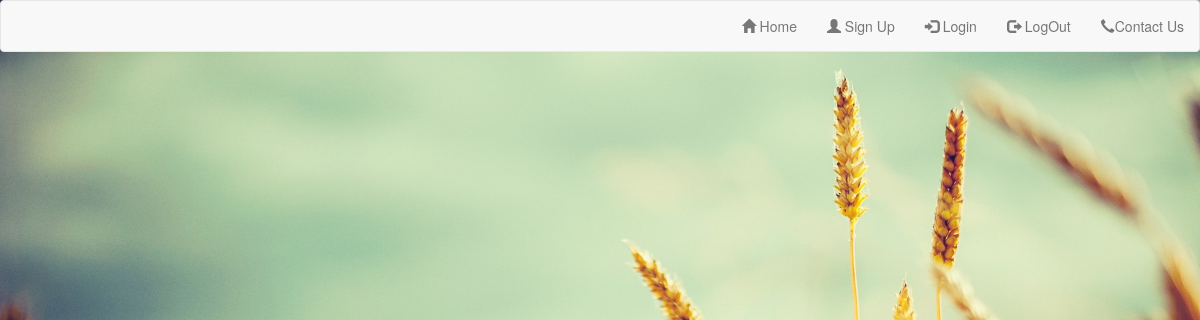
/Crops/search_wheat_buy.php, run on an earlier commit of the app's database.
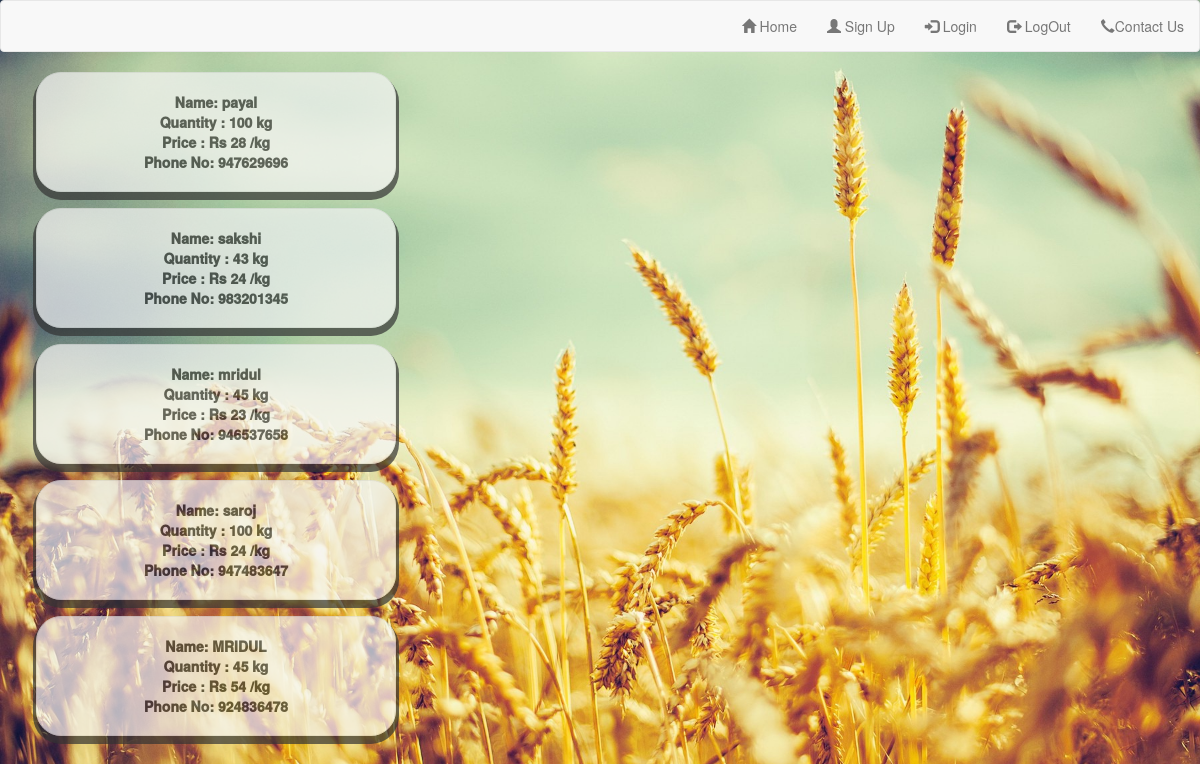
And on a later commit of the database.
### tables this page shows
CREATE TABLE IF NOT EXISTS `crop_buyer` (
`user_id` int(11) NOT NULL,
  `name` varchar(50) NOT NULL,
  `phone_no` int(11) NOT NULL,
  `crop_name` varchar(44) NOT NULL,
  `quantity` int(11) NOT NULL,
  `price` int(11) NOT NULL
);

### Crops/search_wheat_buy.php (the view, shortened to what this page needs)
<html lang="en">
<head>
    <link rel="stylesheet" type="text/css" href="../Assets/css/style.css"/>
    <link rel="stylesheet" href="css/style.css">
    <link rel="stylesheet" href="https://maxcdn.bootstrapcdn.com/bootstrap/3.3.7/css/bootstrap.min.css">
    <link rel="stylesheet" href="https://cdnjs.cloudflare.com/ajax/libs/font-awesome/4.7.0/css/font-awesome.min.css">
</head>
<body>
<nav class="navbar navbar-default">
    <div class="container-fluid">
        <ul class="nav navbar-nav navbar-right">
             <li><a href="../index.php"><span class="glyphicon glyphicon-home"></span> Home</a></li>
                <li><a href="SignUp/index.php"><span class="glyphicon glyphicon-user"></span> Sign Up</a></li>
                <li><a href="../SignIn/index.php"><span class="glyphicon glyphicon-log-in"></span> Login</a></li>
                <li><a href="../SignOut/index.php"><span class="glyphicon glyphicon-log-out"></span> LogOut</a></li>
                <li><a href=" ../ContactUs/index.php "><span class="glyphicon glyphicon-earphone"></span>Contact Us</a></li>
        </ul>
    </div>
</nav>
    <?php
        $con = mysqli_connect("localhost","root","","agriculture");
        $query1 = mysqli_query($con," SELECT * FROM crop_buyer where crop_name='rice' ");
                                            while($row=mysqli_fetch_array($query1))
                                             {
                                      ?>
        <div class="well">
            <?php echo " Name: "." $row[name] <br>";?>
            <?php echo " Quantity : "." $row[quantity] kg<br>";?>
            <?php echo " Price : Rs "." $row[price] /kg<br>";?>
            <?php echo " Phone No: "." $row[phone_no] <br>";?>
        </div>
        <?php
                 }
        ?>
</body>
</html>

What changed in the data, as far as the page shows it:
now on this page (row edited): crop_buyer: name "payal", quantity "100", price "28", phone_no "947629696"
added crop_buyer: name "sakshi", quantity "43", price "24", phone_no "983201345"
added crop_buyer: name "mridul", quantity "45", price "23", phone_no "946537658"
added crop_buyer: name "saroj", quantity "100", price "24", phone_no "947483647"
added crop_buyer: name "MRIDUL", quantity "45", price "54", phone_no "924836478"
